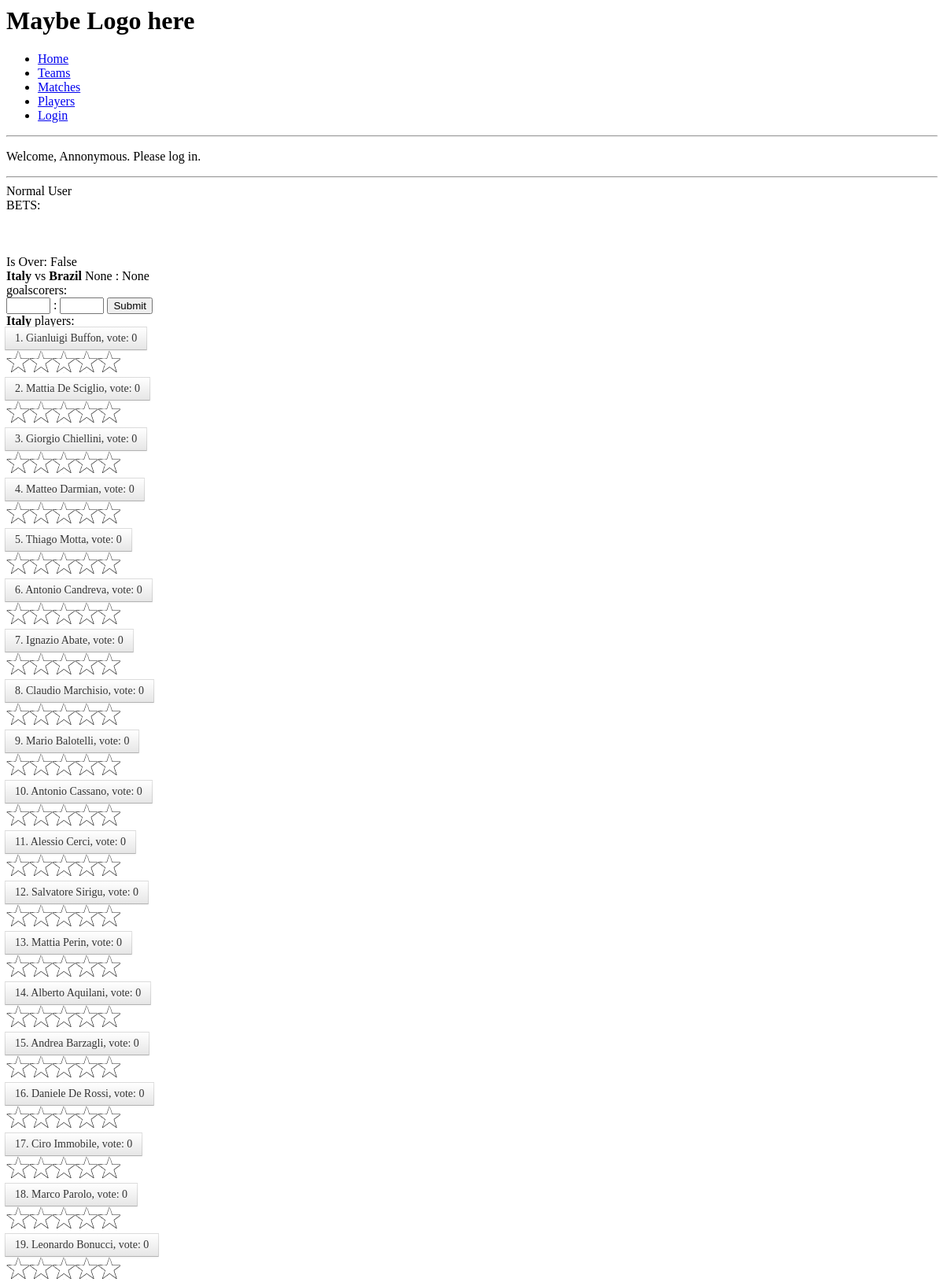
The page /match/3/ (upper part) on the database its author committed.
### website/models.py (models this page shows, shortened)
class Match(models.Model):
    host = models.ForeignKey(Team, related_name="host_matches")
    away = models.ForeignKey(Team, related_name="away_matches")
    score_host = models.PositiveSmallIntegerField(blank=True, null=True)
    score_away = models.PositiveSmallIntegerField(blank=True, null=True)
    schedule = models.DateTimeField()
    is_over = models.BooleanField(default=False)

class Team(models.Model):
    name = models.CharField(max_length=50)
    group = models.CharField(max_length=2)
    info = models.TextField()
    def __str__(self):
        return self.name

class Player(models.Model):
    name = models.CharField(max_length=100)
    team = models.ForeignKey(Team, related_name="team")
    age = models.PositiveSmallIntegerField()
    number = models.PositiveSmallIntegerField()
    position = models.CharField(max_length=3)

### website/views.py (the view)
# urls.py: url(r'^match/(?P<match_id>[0-9]+)/$', 'show_match', name="show-match"),
def show_match(request, match_id):
    match = get_object_or_404(Match, id=match_id)
    MAX_VOTE = [str(x) for x in range(1, 6)]
    votes_players_host = {}
    votes_players_away = {}
    players_host = Player.objects.filter(team__name=match.host.name)
    votes_players_host = player_ratings(players_host, match_id)
    players_away = Player.objects.filter(team__name=match.away.name)
    votes_players_away = player_ratings(players_away, match_id)
    if request.user.is_authenticated():
        username = request.user.username
        is_super = request.user.is_superuser
        allowed = is_allowed(username) or is_super
    else:
        allowed = False
    all_bets = PredictMatch.objects.filter(predict_match__id=match_id)
    bets = {(bet.user, bet.score_host, bet.score_away, bet.goalscorer): 0 for bet in all_bets}
    goals = Goal.objects.filter(match__id=match_id)
    goalscorers = [goal.goalscorer for goal in goals]
    for bet, points in bets.items():
        bets[bet] = calculate_points((bet[1], bet[2]), (match.score_host, match.score_away), bet[3], goalscorers)
    is_over = match.is_over
    if is_over:
        pass
    return render(request, "show-match.html", locals())

### website/views.py (called while the page is built)
def player_ratings(players, match_id):
    player_votes = {}
    for player in players:
        all_votes = Voting.objects.filter(match__id=match_id, player=player)
        sum_vote = sum([query.vote for query in all_votes])
        count = 1 if all_votes.count() == 0 else all_votes.count()
        player_votes[player] = sum_vote/count
    return player_votes

### website/templates/show-match.html (shortened to what this page needs)
{% extends 'base.html' %}
{% block content %}
{% if allowed %}
    Moderator
<input type="number" id="home_result" value="" min="0" max="20"> :
<input type="number" id="away_result" value="" min="0" max="20">
        <input type="submit" onclick="sendResult()">
        <br>
<select>
{% for player, vote in votes_players_host.items %}
  <option value="{{ player.id }}">{{ player }}</option>
{% endfor %}
{% for player, vote in votes_players_away.items %}
  <option value="{{ player.id }}">{{ player }}</option>
{% endfor %}
</select>
     <input type="submit" onclick="sendGoals()" value="Add goalscorers">
 {% else %}
    Normal User
 {% endif %}
<br>
BETS:
<br>
        <br>
<br>
<br>
Is Over: {{ is_over }}
        <br>
<b>{{ match.host }}</b>
vs
<b>{{ match.away }}</b>
 {{ match.score_host }} : {{ match.score_away }}
<br>
goalscorers:
<br>
<input type="number" id="home_score" value="" min="0" max="20"> :
<input type="number" id="away_score" value="" min="0" max="20">
        <input type="submit" onclick="sendBet()">
        <br>
<b>{{ match.host.name }}</b> players:
{% for player, vote in votes_players_host.items %}
        <br>
<label for="radio{{player.id}}">{{ player.number }}. {{ player.name }}, vote: {{ vote|floatformat }}</label>
 <div class="rating" id="{{player.id}}">
     {% for x in MAX_VOTE %}
         {% if vote|floatformat:0 >= x %}
            <div class="star on rating"></div>
         {% else %}
            <div class="star"></div>
         {% endif %}
     {% endfor %}
</div><br>
{% endfor %}
        <br>
{% for player, vote in votes_players_away.items %}
        <br>
<br>
{% endfor %}
        <br>
{% endblock %}

### website/templates/show-match.html (style rules this page uses)
input[type=radio] + label { display:inline-block; margin:-2px; padding: 4px 12px; margin-bottom: 0; font-size: 14px; line-height: 20px; color: #333; text-align: center; text-shadow: 0 1px 1px rgba(255,255,255,0.75); vertical-align: middle; cursor: pointer; background-color: #f5f5f5; background-image: -moz-linear-gradient(top,#fff,#e6e6e6); background-image: -webkit-gradient(linear,0 0,0 100%,from(#fff),to(#e6e6e6)); background-image: -webkit-linear-gradient(top,#fff,#e6e6e6); background-image: -o-linear-gradient(top,#fff,#e6e6e6); background-image: linear-gradient(to bottom,#fff,#e6e6e6); background-repeat: repeat-x; border: 1px solid #ccc; border-color: #e6e6e6 #e6e6e6 #bfbfbf; border-color: rgba(0,0,0,0.1) rgba(0,0,0,0.1) rgba(0,0,0,0.25); border-bottom-color: #b3b3b3; filter: progid:DXImageTransform.Microsoft.gradient(startColorstr='#ffffffff',endColorstr='#ffe6e6e6',GradientType=0); filter: progid:DXImageTransform.Microsoft.gradient(enabled=false); -webkit-box-shadow: inset 0 1px 0 rgba(255,255,255,0.2),0 1px 2px rgba(0,0,0,0.05); -moz-box-shadow: inset 0 1px 0 rgba(255,255,255,0.2),0 1px 2px rgba(0,0,0,0.05); box-shadow: inset 0 1px 0 rgba(255,255,255,0.2),0 1px 2px rgba(0,0,0,0.05); }

### rows shown on the page
Match: host "Italy", away "Brazil", score_host "None", score_away "None", host.name "Italy"
Player: number "1", name "Gianluigi Buffon", vote "0"
Player: number "2", name "Mattia De Sciglio", vote "0"
Player: number "3", name "Giorgio Chiellini", vote "0"
Player: number "4", name "Matteo Darmian", vote "0"
Player: number "5", name "Thiago Motta", vote "0"
Player: number "6", name "Antonio Candreva", vote "0"
Player: number "7", name "Ignazio Abate", vote "0"
Player: number "8", name "Claudio Marchisio", vote "0"
Player: number "9", name "Mario Balotelli", vote "0"
Player: number "10", name "Antonio Cassano", vote "0"
Player: number "11", name "Alessio Cerci", vote "0"
Player: number "12", name "Salvatore Sirigu", vote "0"
Player: number "13", name "Mattia Perin", vote "0"
Player: number "14", name "Alberto Aquilani", vote "0"
Player: number "15", name "Andrea Barzagli", vote "0"
Player: number "16", name "Daniele De Rossi", vote "0"
Player: number "17", name "Ciro Immobile", vote "0"
Player: number "18", name "Marco Parolo", vote "0"
Player: number "19", name "Leonardo Bonucci", vote "0"

### other values the page prints
{{ is_over }} "False"
